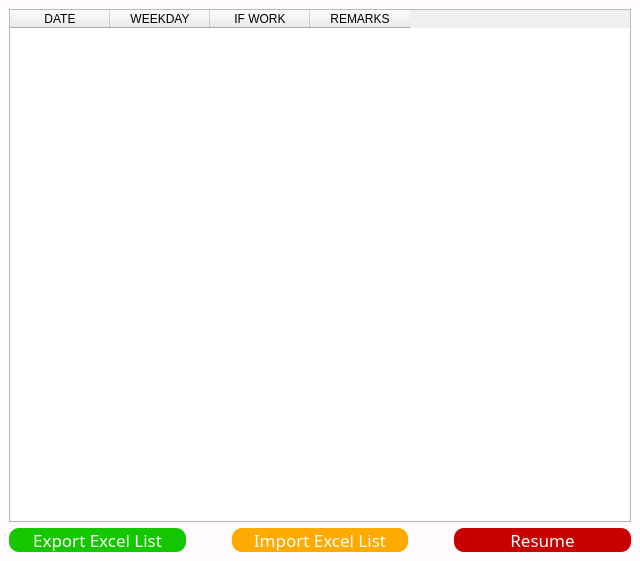
<?xml version="1.0" encoding="UTF-8"?>
<ui version="4.0">
 <class>CalendarSetting</class>
 <widget class="QMainWindow" name="CalendarSetting">
  <property name="geometry">
   <rect>
    <x>0</x>
    <y>0</y>
    <width>640</width>
    <height>561</height>
   </rect>
  </property>
  <property name="windowTitle">
   <string>Calendar Settings</string>
  </property>
  <property name="styleSheet">
   <string notr="true">QMainWindow
{
	background-color: rgb(255, 251, 255);
}</string>
  </property>
  <widget class="QWidget" name="centralwidget">
   <layout class="QVBoxLayout" name="verticalLayout">
    <item>
     <widget class="QTableWidget" name="tableWidget">
      <property name="editTriggers">
       <set>QAbstractItemView::NoEditTriggers</set>
      </property>
      <property name="selectionBehavior">
       <enum>QAbstractItemView::SelectRows</enum>
      </property>
      <column>
       <property name="text">
        <string>DATE</string>
       </property>
      </column>
      <column>
       <property name="text">
        <string>WEEKDAY</string>
       </property>
      </column>
      <column>
       <property name="text">
        <string>IF WORK</string>
       </property>
      </column>
      <column>
       <property name="text">
        <string>REMARKS</string>
       </property>
      </column>
     </widget>
    </item>
    <item>
     <layout class="QHBoxLayout" name="horizontalLayout">
      <item>
       <widget class="QPushButton" name="pushButton_2">
        <property name="styleSheet">
         <string notr="true">QPushButton

{
    font-family:Microsoft Yahei;

    font-size:13pt;
 
    color:white;

    background-color:rgb(21, 199, 1);

    border-radius:10px;

}

QPushButton:hover
{
    background-color:rgb(21, 175, 0);
    padding-left:-3px;
    padding-top:-3px;

}


QPushButton:pressed
{  
    background-color:rgb(0, 113, 0);
    padding-left:3px;
    padding-top:3px;
}</string>
        </property>
        <property name="text">
         <string>Export Excel List</string>
        </property>
       </widget>
      </item>
      <item>
       <spacer name="horizontalSpacer_2">
        <property name="orientation">
         <enum>Qt::Horizontal</enum>
        </property>
        <property name="sizeType">
         <enum>QSizePolicy::Fixed</enum>
        </property>
        <property name="sizeHint" stdset="0">
         <size>
          <width>40</width>
          <height>20</height>
         </size>
        </property>
       </spacer>
      </item>
      <item>
       <widget class="QPushButton" name="pushButton_3">
        <property name="styleSheet">
         <string notr="true">QPushButton
{
    font-family:Microsoft Yahei;
    font-size:13pt; 
    color:white;
    background-color:rgb(255, 170, 0);
    border-radius:10px;
}

QPushButton:hover
{
    background-color:rgb(230, 153, 0);
    padding-left:-3px;
    padding-top:-3px;

}

QPushButton:pressed
{
    background-color:rgb(197, 128, 0);
    padding-left:3px;
    padding-top:3px;
}</string>
        </property>
        <property name="text">
         <string>Import Excel List</string>
        </property>
       </widget>
      </item>
      <item>
       <spacer name="horizontalSpacer_3">
        <property name="orientation">
         <enum>Qt::Horizontal</enum>
        </property>
        <property name="sizeType">
         <enum>QSizePolicy::Fixed</enum>
        </property>
        <property name="sizeHint" stdset="0">
         <size>
          <width>40</width>
          <height>20</height>
         </size>
        </property>
       </spacer>
      </item>
      <item>
       <widget class="QPushButton" name="pushButton_4">
        <property name="styleSheet">
         <string notr="true">QPushButton
{
    font-family:Microsoft Yahei;
    font-size:13pt;  
    color:white;
    background-color:rgb(200, 0, 0);
    border-radius:10px;
}


QPushButton:hover
{

    background-color:rgb(176, 0, 0);
    padding-left:-3px;
    padding-top:-3px;
}


QPushButton:pressed
{
    background-color:rgb(147, 0, 0);  
    padding-left:3px;
    padding-top:3px;
    font-size:13pt;}</string>
        </property>
        <property name="text">
         <string>Resume</string>
        </property>
       </widget>
      </item>
     </layout>
    </item>
   </layout>
  </widget>
 </widget>
 <resources/>
 <connections/>
</ui>
